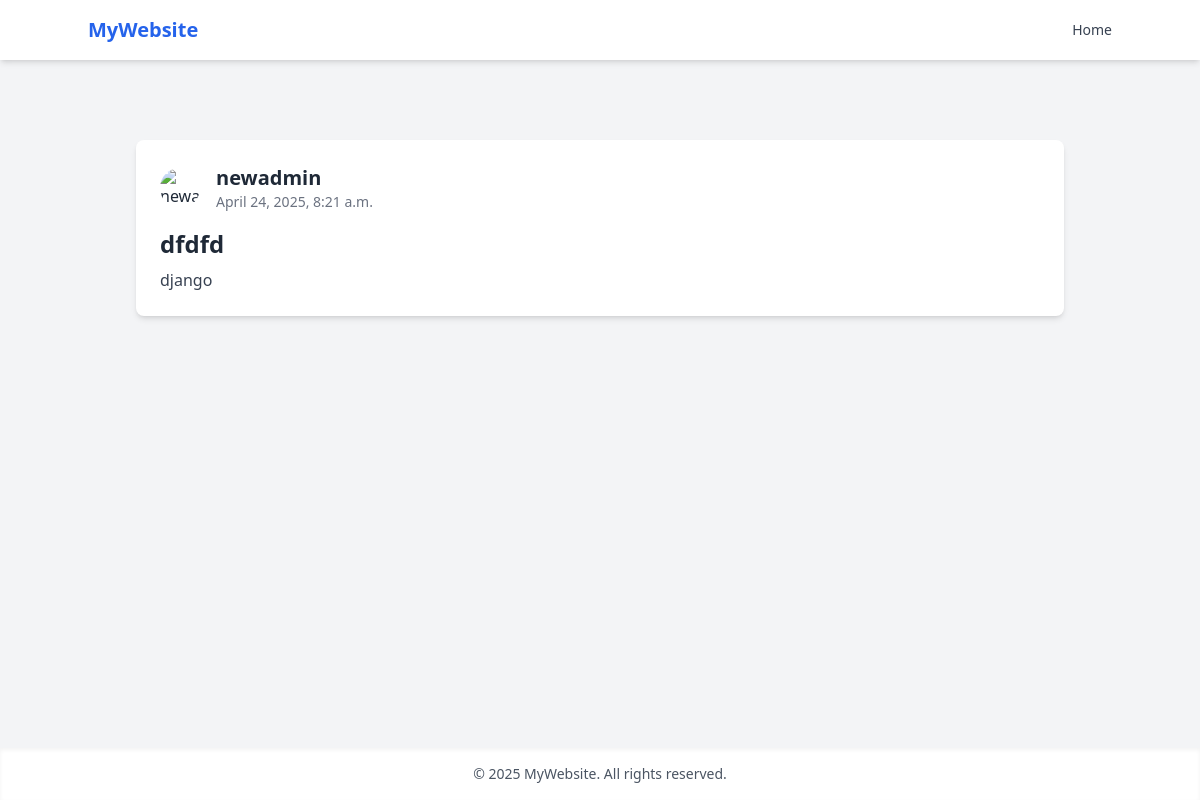
The page /post/26/ on the database its author committed.
### app/models.py (models this page shows)
class Post(models.Model):
    user = models.ForeignKey(User,on_delete=models.CASCADE)
    title = models.CharField(max_length=200)
    content = models.TextField()
    created_at = models.DateTimeField(auto_now_add=True,null = True,blank=True)
    updated_at = models.DateTimeField(auto_now=True,null = True,blank=True)

### app/views.py (the view)
# urls.py: path('post/<int:id>/',postdetail,name ="postdetail"),
def postdetail(request,id):
    try :
        post = Post.objects.get(id = id)
    except:
        return render(request,'404.html')
    return render(request,'postdetail.html',{'post':post})

### templates/postdetail.html
{% extends 'base.html' %}
{% block content %}
  <div class="max-w-7xl mx-auto px-6 py-12">
    <div class="bg-white p-6 rounded-lg shadow-md hover:shadow-xl transition-shadow duration-300">
      <div class="flex items-center space-x-4">
        <img src="{{ post.user.avatar_url }}" alt="{{ post.user.username }}'s avatar" class="w-10 h-10 rounded-full">
        <div>
          <h3 class="text-xl font-semibold">{{ post.user.username }}</h3>
          <p class="text-gray-500 text-sm">{{ post.created_at|date:"F j, Y, g:i a" }}</p>
        </div>
      </div>
      <div class="mt-4">
        <h2 class="text-2xl font-bold">{{ post.title }}</h2>
        <p class="mt-2 text-gray-700">{{ post.content }}</p>
      </div>
    </div>
  </div>
{% endblock %}

### rows shown on the page
Post: user.username "newadmin", created_at "April 24, 2025, 8:21 a.m.", title "dfdfd", content "django"
